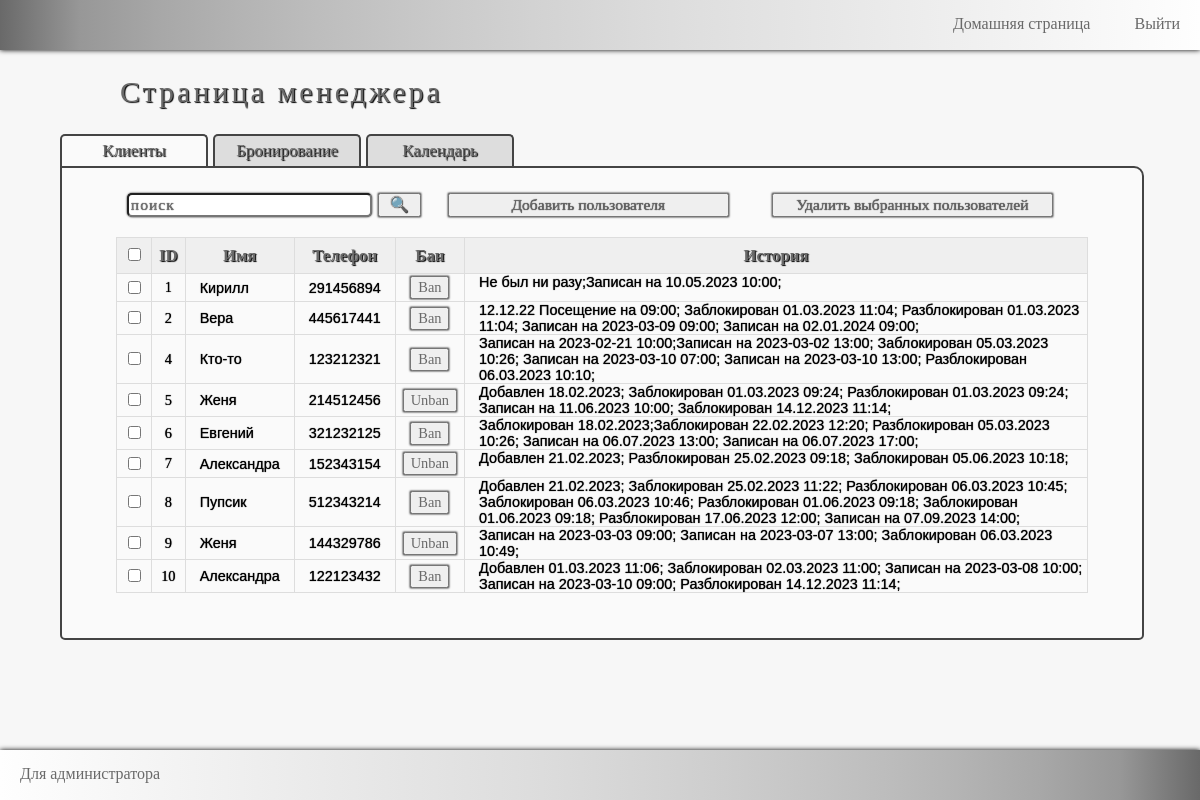
Screenshot of /home/manager/clients_table (signed in) with the database file from the repository.
### client/models.py (models this page shows, shortened)
class Client(models.Model):
    name = models.CharField("Имя", max_length=20)
    phone = models.IntegerField("Телефон", unique=True)
    ban = models.BooleanField()
    history = models.TextField("История клиента", blank=True)
    class Meta:
        verbose_name = "Клиент"
        verbose_name_plural = "Клиенты"

### client/views.py (the view)
# urls.py: path('manager/clients_table', views.manager_clients_table, name="manager_clients_table"),
def manager_clients_table(request: HttpRequest) -> HttpResponse:
    if not request.user.is_authenticated:
        return redirect(manager_logged_in)
    the_tittle = "База клиентов"
    clients = Client.objects.all()
    search = request.GET.get("searchClient")
    if search is not None:
        clients = Client.objects.filter(name__icontains=search). \
            union(Client.objects.filter(phone__icontains=search)). \
            union(Client.objects.filter(history__icontains=search))
    return render(request, "client/manager_clients_table.html",
                  context={"the_tittle": the_tittle, "clients": clients, })

### client/templates/client/manager_clients_table.html (shortened to what this page needs)
{% extends 'client/manager.html' %}
{% load static %}
{% block stylelink %}
<link rel="stylesheet" href="{% static 'client/css/managerstyle.css' %}">
<link rel="stylesheet" href="{% static 'client/css/mmanagerstyle.css' %}">
{% endblock %}
{% block table%}
<div class="main_manager">
    <div class="headingH1">Страница менеджера</div>
    <div class="tittleBlock" id="tittleMainBlock">Клиенты</div>
    <a href="{% url 'manager_booking_table' %}"><div class="tittleBlock">Бронирование</div></a>
    <a href="{% url 'manager_calendar' %}"><div class="tittleBlock">Календарь</div></a>
    <div id="clientsBlock">
        <input id="searchClient" name="search" placeholder="поиск" type="text"/>
        <button id="searchClientButton" onclick="toDoSearchClient()">🔍</button>
        <button id="addClientButton" onclick="changeHiddenAddClient()">Добавить пользователя</button>
        <button id="removeClientButton" onclick="removeClient()">Удалить выбранных пользователей</button>
        <br/>
        <br/>
        <div class="tableDivStyle">
            <table>
            <tr>
                <th> <input id="clients_choose" type="checkbox" onclick="onClickCheckClient(id)"/> </th>
                <th>ID</th>
                <th>Имя</th>
                <th>Телефон</th>
                <th>Бан</th>
                <th>История</th>
            </tr>
            {% for client in clients %}
            <tr>
                <td class="tableCheckClient">
                    <input id="{{client.phone}}" class="checkbox_client" type="checkbox"/>
                </td>
                <td class="tableIDClient">
                    {{client.id}}
                </td>
                <td class="tableNameClient">
                    <div id="table{{client.phone}}Name">{{client.name}}</div>
                </td>
                <td class="tableTelClient">
                    <div id="table{{client.phone}}Tel">{{client.phone}}</div>
                </td>
                <td class="tableBanClient">
                    <button onclick="changeBanClient({{client.phone}})">
                    {% if client.ban %}
                    Unban
                    {% else %}
                    Ban
                    {% endif %}
                    </button>
                </td>
                <td class="tableHistoryClient">
                    <div class="tableHistoryClient">{{client.history}}</div>
                </td>
            </tr>
            {% endfor %}
        </table>
        </div>
    </div>
</div>
{% endblock%}

### client/static/client/css/base.css (style rules this page uses)
body, div, footer, header { font-family: Arial, serif; margin: 0; padding: 0; width: 100%; position: relative; left: 0; right: 0; top: 0; bottom: 0; }
h1, h2, h3, h4, div, p, a { margin: 0; padding: 0; }

### client/static/client/css/managerstyle.css (style rules this page uses)
.main_manager { background-color: #F7F7F7; position: relative; width: 100%; min-height: calc(100vh - 150px); font-size: 0; padding-bottom: 50px; }
.headingH1 { position: relative; width: 80%; left: 10%; font-family: Tahoma; font-size: 2.5vw; color: #696969; letter-spacing: 3px; text-shadow: 1px 1px 1px #020202; padding: 25px 0; }
.tittleBlock { position: relative; display: inline-block; width: 12vw; left: 5%; top: 0; background-color: #DDDDDD; border: 2px solid #444444; border-bottom: none; border-radius: 5px 5px 0 0; font-family: Tahoma; font-size: 1.4vw; color: #696969; text-align: center; text-shadow: 1px 1px 1px #020202; padding: 5px 0; margin: 0 5px 0 0; cursor: pointer; -ms-user-select: none; -moz-user-select: none; -webkit-user-select: none; user-select: none; }
#tittleMainBlock { background-color: #FAFAFA; }
#clientsBlock, #bookingBlock, #calendarBlock { position: relative; width: 90%; left: 5%; top: 0; background-color: #FAFAFA; border: 2px solid #444444; border-radius: 0 10px 5px 5px; margin: 0 0 25px 0; padding: 25px 0; }
#searchClient, #searchClientButton, #addClientButton, #removeClientButton, #searchBooking, #searchBookingButton, #addBookingButton, #removeBookingButton { position: relative; width: 26%; left: 4%; font-family: Tahoma; font-size: 1.3vw; color: #696969; text-shadow: 0 0 1px #020202; box-shadow: 0 0 2px #000000; margin: 0 2%; }
#searchClient, #searchBooking { letter-spacing: 1px; border-radius: 5px; }
#searchClient, #searchBooking { width: 22%; }
#addClientButton, #removeClientButton, #addBookingButton, #removeBookingButton { left: -1%; }
#searchClientButton, #searchBookingButton { left: 0.5%; width: 4%; }
.tableDivStyle { position: relative; width: 90%; left: 5%; margin: 20px 0; }
table { border: 1px solid #dddddd; border-collapse: collapse; width: 100%; font-family: Tahoma; }
th { background: #efefef; border: 1px solid #dddddd; padding: 7px; font-size: 1.4vw; text-shadow: 1px 1px 1px #020202; color: #696969; cursor: pointer; }
td { border: 1px solid #dddddd; font-size: 1.2vw; }
.tableCheckClient, .tableIDClient, .tableBanClient { vertical-align: center; text-align: center; }
.tableNameClient, .tableTelClient, .tableHistoryClient { padding: 0 7px; }
.tableIDClient, .tableNameClient > div, .tableTelClient > div, .tableHistoryClient, .tableDateBooking > div, .tableTimeBooking > div { font-size: 1.2vw; text-shadow: 0 0 1px #020202; padding: 0 7px; }
.tableBanClient { padding: 2px 7px; }
.tableBanClient > button { font-family: Tahoma; font-size: 1.2vw; color: #696969; box-shadow: 0 0 2px #000000; }
.tableHistoryClient { vertical-align: top; text-align: left; }

### rows the page displays
Client: id "1", name "Кирилл", phone "291456894", ban "Ban", history "Не был ни разу;Записан на 10.05.2023 10:00;"
Client: id "2", name "Вера", phone "445617441", ban "Ban", history "12.12.22 Посещение на 09:00; Заблокирован 01.03.2023 11:04; Разблокирован 01.03.2023 11:04; Записан на 2023-03-09 09:00; Записан на 02.01.2024 09:00;"
Client: id "4", name "Кто-то", phone "123212321", ban "Ban", history "Записан на 2023-02-21 10:00;Записан на 2023-03-02 13:00; Заблокирован 05.03.2023 10:26; Записан на 2023-03-10 07:00; Записан на 2023-03-10 13:00; Разблокирован 06.03.2023 10:10;"
Client: id "5", name "Женя", phone "214512456", ban "Unban", history "Добавлен 18.02.2023; Заблокирован 01.03.2023 09:24; Разблокирован 01.03.2023 09:24; Записан на 11.06.2023 10:00; Заблокирован 14.12.2023 11:14;"
Client: id "6", name "Евгений", phone "321232125", ban "Ban", history "Заблокирован 18.02.2023;Заблокирован 22.02.2023 12:20; Разблокирован 05.03.2023 10:26; Записан на 06.07.2023 13:00; Записан на 06.07.2023 17:00;"
Client: id "7", name "Александра", phone "152343154", ban "Unban", history "Добавлен 21.02.2023; Разблокирован 25.02.2023 09:18; Заблокирован 05.06.2023 10:18;"
Client: id "8", name "Пупсик", phone "512343214", ban "Ban", history "Добавлен 21.02.2023; Заблокирован 25.02.2023 11:22; Разблокирован 06.03.2023 10:45; Заблокирован 06.03.2023 10:46; Разблокирован 01.06.2023 09:18; Заблокирован 01.06.2023 09:18; Разблокирован 17.06.2023 12:00; Записан на 07.09.2023 14:00;"
Client: id "9", name "Женя", phone "144329786", ban "Unban", history "Записан на 2023-03-03 09:00; Записан на 2023-03-07 13:00; Заблокирован 06.03.2023 10:49;"
Client: id "10", name "Александра", phone "122123432", ban "Ban", history "Добавлен 01.03.2023 11:06; Заблокирован 02.03.2023 11:00; Записан на 2023-03-08 10:00; Записан на 2023-03-10 09:00; Разблокирован 14.12.2023 11:14;"
